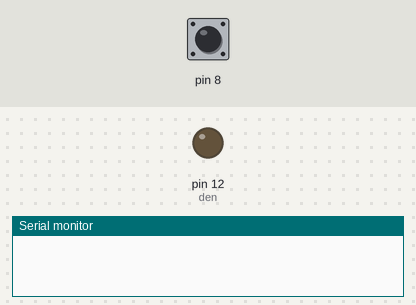
Simulated run of this sketch. Board: Arduino Uno, built with avr-gcc and run on an emulated ATmega328P. Parts: output pins drawn as LEDs (lit = HIGH), the last lines printed to the serial monitor. The inputs (shaded band) are chosen by the test bench; at power-on: pin 8 HIGH.

Above: at 1.2 s.
1.3 s: pin 8 pulled LOW for 0.15 s
At 1.7 s:
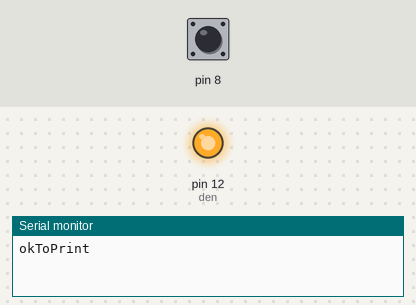
3.3 s: pin 8 pulled LOW for 3.2 s
At 7.3 s:
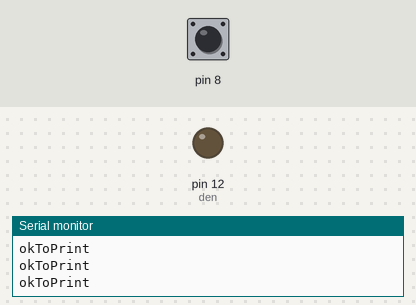
Timing chart, 0 to 8.8 s (numbered marks = the images above; inputs shaded):
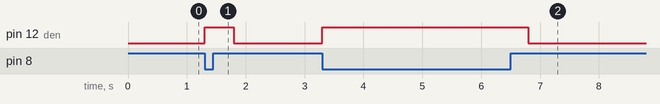

Measured:
- after the input at 1.3 s, pin 12 (den): LOW → HIGH at once, → LOW 0.50 s later
- after the input at 3.3 s, pin 12 (den): LOW → HIGH at once, → LOW 3.5 s later

The sketch:

sketch_oct14a.ino
```cpp
int const den = 12;
void setup(){
Serial.begin(9600);
pinMode(8, INPUT_PULLUP);
pinMode(den,OUTPUT);
}

void loop(){
  int sensorVal = digitalRead(8);
  if (sensorVal == HIGH) { //nếu chưa nhấn
    digitalWrite(den, LOW); // tắt đèn
  }  else {  // nếu đã nhấn
    digitalWrite(den, HIGH);// bật đèn
    Serial.println("okToPrint");
    delay(500);
  }
}
```
